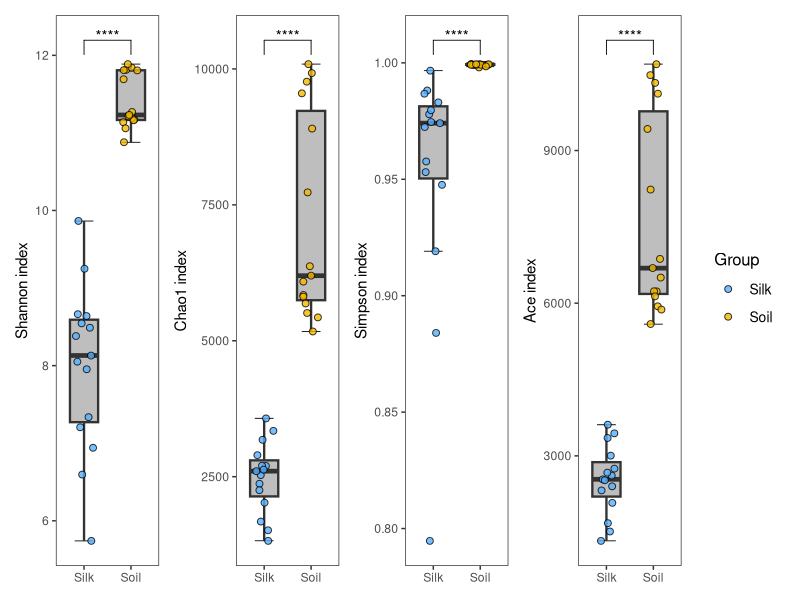
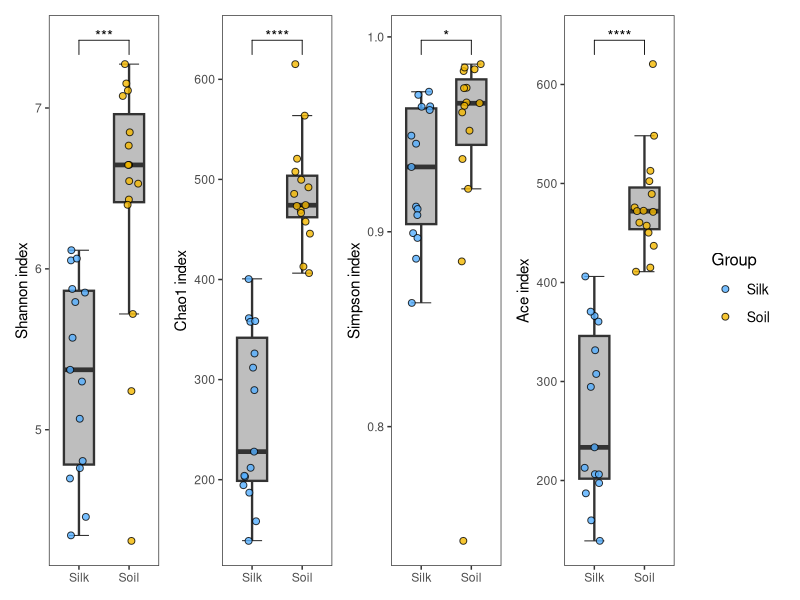

Write the R code that produced these figures, in order.

library(ggplot2)
library(ggpubr)
wbwPalette <- c("#55AFFF", "#F4B800")

#16S_α_diversity
sum_table_16S <- read.table('16S_summary.alpha_diversity.txt', sep = '\t', row.name = 1, header = TRUE)
boxdat <- as.data.frame(sum_table_16S)


compaired <- list(c('Silk', 'Soil'))

#Shannon index
  p1<- ggplot(boxdat, aes(Group, shannon)) + 
  stat_boxplot(geom = 'errorbar', width = 0.4, size=0.3) + 
  geom_boxplot(fill= "gray", width = 0.6, outlier.colour = NA, size=0.8) + 
  stat_compare_means(comparisons = compaired, label = "p.signif", method = "wilcox.test", vjust = 0.6) + 
  theme_bw() + theme(panel.grid.major = element_line(colour = NA), panel.grid.minor = element_blank()) + 
  geom_jitter(aes(fill = Group), shape=21, width = 0.2, size = 2, alpha = 0.8)+ 
  scale_fill_manual(values=wbwPalette) + 
  ylab("Shannon index")+xlab(NULL)+ 
    theme(legend.position="none") 
 
  
  
  
  
#Chao1

p2<- ggplot(boxdat, aes(Group, chao)) + 
  stat_boxplot(geom = 'errorbar', width = 0.4, size=0.3) + 
  geom_boxplot(fill= "gray", width = 0.6, outlier.colour = NA, size=0.8) + 
  stat_compare_means(comparisons = compaired, label = "p.signif", method = "wilcox.test", vjust = 0.6) + 
  theme_bw() + theme(panel.grid.major = element_line(colour = NA), panel.grid.minor = element_blank()) + 
  geom_jitter(aes(fill = Group), shape=21, width = 0.2, size = 2, alpha = 0.8)+ 
  scale_fill_manual(values=wbwPalette) + 
  ylab("Chao1 index")+xlab(NULL)+ 
  theme(legend.position="none") 





#Simpson index
p3<- ggplot(boxdat, aes(Group, simpson)) + 
  stat_boxplot(geom = 'errorbar', width = 0.4, size=0.3) + 
  geom_boxplot(fill= "gray", width = 0.6, outlier.colour = NA, size=0.8) + 
  stat_compare_means(comparisons = compaired, label = "p.signif", method = "wilcox.test", vjust = 0.6) + 
  theme_bw() + theme(panel.grid.major = element_line(colour = NA), panel.grid.minor = element_blank()) + 
  geom_jitter(aes(fill = Group), shape=21, width = 0.2, size = 2, alpha = 0.8)+ 
  scale_fill_manual(values=wbwPalette) + 
  ylab("Simpson index")+xlab(NULL)+ 
  theme(legend.position="none") 






#Ace index
p4<- ggplot(boxdat, aes(Group, ace)) + 
  stat_boxplot(geom = 'errorbar', width = 0.4, size=0.3) + #设置一下误差线
  geom_boxplot(fill= "gray", width = 0.6, outlier.colour = NA, size=0.8) + #离群值是黑色，与点图重合，所以此处颜色调节为NA
  stat_compare_means(comparisons = compaired, label = "p.signif", method = "wilcox.test", vjust = 0.6) + #vjust是调节星标的垂直位置
  theme_bw() + theme(panel.grid.major = element_line(colour = NA), panel.grid.minor = element_blank()) + #去掉各种背景
  geom_jitter(aes(fill = Group), shape=21, width = 0.2, size = 2, alpha = 0.8)+ #shape=21是空心圆点
  scale_fill_manual(values=wbwPalette) + #要用scale_fill_manual改jitter的颜色scale_color_manual无效
  ylab("Ace index")+xlab(NULL)+ #加y轴名称，隐藏x轴名称
  theme(legend.position="none") #隐藏图例





library(patchwork)
pp1<- p1+p2+p3+p4+plot_layout(ncol=5, byrow= TRUE) + 
  theme(legend.position = c(1.6,0.5), 
        legend.text=element_text(size=10), 
        legend.title=element_text(size=12), 
        legend.key.size = unit(20, "pt")) 
plot(pp1)
#save image 3inchs*10inchs









#rm(list = ls())









#ITS_α_diversity
sum_table_ITS <- read.table('ITS_summary.alpha_diversity.txt', sep = '\t', row.name = 1, header = TRUE)
boxdat1 <- as.data.frame(sum_table_ITS)


compaired <- list(c('Silk', 'Soil'))


p11<- ggplot(boxdat1, aes(Group, shannon)) + 
  stat_boxplot(geom = 'errorbar', width = 0.4, size=0.3) + 
  geom_boxplot(fill= "gray", width = 0.6, outlier.colour = NA, size=0.8) + 
  stat_compare_means(comparisons = compaired, label = "p.signif", method = "wilcox.test", vjust = 0.6) + 
  theme_bw() + theme(panel.grid.major = element_line(colour = NA), panel.grid.minor = element_blank()) + 
  geom_jitter(aes(fill = Group), shape=21, width = 0.2, size = 2, alpha = 0.8)+ 
  scale_fill_manual(values=wbwPalette) + 
  ylab("Shannon index")+xlab(NULL)+ 
  theme(legend.position="none") 





#Chao1


p22<- ggplot(boxdat1, aes(Group, chao)) + 
  stat_boxplot(geom = 'errorbar', width = 0.4, size=0.3) + 
  geom_boxplot(fill= "gray", width = 0.6, outlier.colour = NA, size=0.8) + 
  stat_compare_means(comparisons = compaired, label = "p.signif", method = "wilcox.test", vjust = 0.6) + 
  theme_bw() + theme(panel.grid.major = element_line(colour = NA), panel.grid.minor = element_blank()) + 
  geom_jitter(aes(fill = Group), shape=21, width = 0.2, size = 2, alpha = 0.8)+ 
  scale_fill_manual(values=wbwPalette) + 
  ylab("Chao1 index")+xlab(NULL)+ 
  theme(legend.position="none") 



#Simpson index
p33<- ggplot(boxdat1, aes(Group, simpson)) + 
  stat_boxplot(geom = 'errorbar', width = 0.4, size=0.3) + 
  geom_boxplot(fill= "gray", width = 0.6, outlier.colour = NA, size=0.8) + 
  stat_compare_means(comparisons = compaired, label = "p.signif", method = "wilcox.test", vjust = 0.6) + 
  theme_bw() + theme(panel.grid.major = element_line(colour = NA), panel.grid.minor = element_blank()) + 
  geom_jitter(aes(fill = Group), shape=21, width = 0.2, size = 2, alpha = 0.8)+ 
  scale_fill_manual(values=wbwPalette) + 
  ylab("Simpson index")+xlab(NULL)+ 
  theme(legend.position="none") 




#Ace index
p44<- ggplot(boxdat1, aes(Group, ace)) + 
  stat_boxplot(geom = 'errorbar', width = 0.4, size=0.3) + #设置一下误差线
  geom_boxplot(fill= "gray", width = 0.6, outlier.colour = NA, size=0.8) + #离群值是黑色，与点图重合，所以此处颜色调节为NA
  stat_compare_means(comparisons = compaired, label = "p.signif", method = "wilcox.test", vjust = 0.6) + #vjust是调节星标的垂直位置
  theme_bw() + theme(panel.grid.major = element_line(colour = NA), panel.grid.minor = element_blank()) + #去掉各种背景
  geom_jitter(aes(fill = Group), shape=21, width = 0.2, size = 2, alpha = 0.8)+ #shape=21是空心圆点
  scale_fill_manual(values=wbwPalette) + #要用scale_fill_manual改jitter的颜色scale_color_manual无效
  ylab("Ace index")+xlab(NULL)+ #加y轴名称，隐藏x轴名称
  theme(legend.position="none") #隐藏图例



library(patchwork)
pp2<-p11+p22+p33+p44+plot_layout(ncol=5, byrow= TRUE) + 
  theme(legend.position = c(1.6,0.5), #图例位置
        legend.text=element_text(size=10), #Silk和Soil字体大小
        legend.title=element_text(size=12), #Group字体大小
        legend.key.size = unit(20, "pt")) #整个图例的大小
plot(pp2)
#save image 3inchs*10inchs



#Annotation from ggplot2 stat_compare_means function
####In other words, we use the following convention for symbols indicating statistical significance:
#ns: p > 0.05
#*: p <= 0.05
#**: p <= 0.01
#***: p <= 0.001
#****: p <= 0.0001


